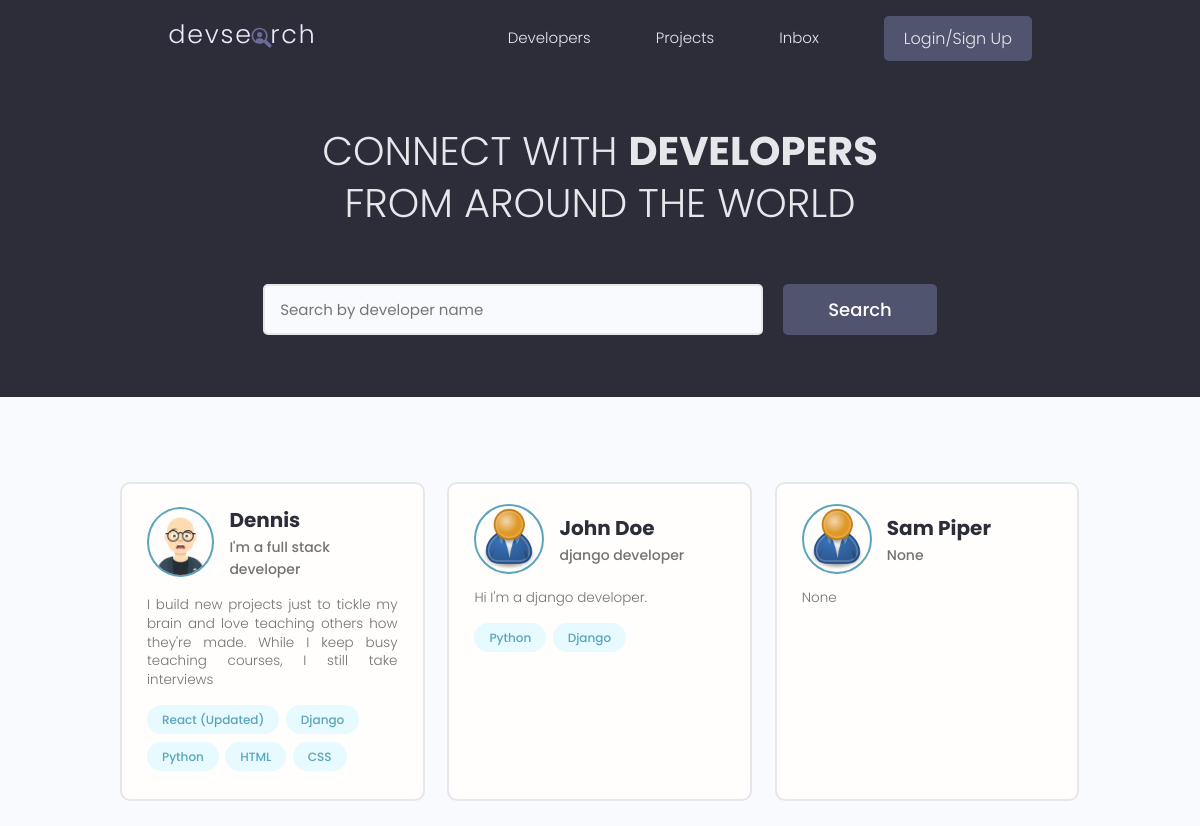
The page / on the database its author committed.
### users/models.py (models this page shows, shortened)
class Profile(models.Model):
    user = models.OneToOneField(User, on_delete=models.CASCADE, null=True, blank=True)
    name = models.CharField(max_length=200, blank=True, null=True)
    email = models.EmailField(max_length=500, blank=True, null=True)
    username = models.CharField(max_length=200, blank=True, null=True)
    location = models.CharField(max_length=200, blank=True, null=True)
    short_intro = models.CharField(max_length=200, blank=True, null=True)
    bio = models.TextField(blank=True, null=True)
    profile_image = models.ImageField(null=True, blank=True, upload_to='profiles/', default="profiles/user-default.png")
    social_github = models.CharField(max_length=200, blank=True, null=True)
    social_twitter = models.CharField(max_length=200, blank=True, null=True)
    social_linkedin = models.CharField(max_length=200, blank=True, null=True)
    social_youtube = models.CharField(max_length=200, blank=True, null=True)
    social_website = models.CharField(max_length=200, blank=True, null=True)
    created = models.DateTimeField(auto_now_add=True)
    id = models.UUIDField(default=uuid.uuid4, unique=True, primary_key=True, editable=False)
    class Meta:
        ordering = ['created']

class Skill(models.Model):
    owner = models.ForeignKey(Profile, on_delete=models.CASCADE, null=True, blank=True)
    name = models.CharField(max_length=200, blank=True, null=True)
    description = models.TextField(null=True, blank=True)
    created = models.DateTimeField(auto_now_add=True)
    id = models.UUIDField(default=uuid.uuid4, unique=True, primary_key=True, editable=False)
    def __str__(self):
        return str(self.name)

### users/views.py (the view)
# urls.py: path('', views.profiles, name="profiles"),
def profiles(request):
    profiles, search_query = searchProfiles(request)
    custom_range, profiles = paginateProfiles(request, profiles, 3)
    context = {'profiles':profiles, 'search_query': search_query, 'custom_range': custom_range}
    return render(request, 'users/profiles.html', context)

### users/utils.py (called while the page is built)
def paginateProfiles(request, profiles, results):
    page = request.GET.get('page')
    paginator = Paginator(profiles, results)
    try:
        profiles = paginator.page(page)
    except PageNotAnInteger: #처음 들어왔을 때 파라미터가 없어서 나는 에러
        page = 1
        profiles = paginator.page(page) #1로 셋팅
    except EmptyPage: #페이지수 10000을 넣었을 때 뜨는 에러
        page = paginator.num_pages #페이지 총수
        profiles = paginator.page(page)
    leftIndex = (int(page) - 4)
    if leftIndex <1 :
        leftIndex = 1
    rightIndex = (int(page) + 5)
    if rightIndex > paginator.num_pages:
        rightIndex = paginator.num_pages +1
    custom_range = range(leftIndex, rightIndex) #페이지바 갯수 설정가능
    return custom_range, profiles

def searchProfiles(request):
    search_query = ''
    if request.GET.get('search_query'):
        search_query = request.GET.get('search_query')
    skills = Skill.objects.filter(name__icontains=search_query)
    profiles = Profile.objects.distinct().filter(
        Q(name__icontains=search_query) |
        Q(short_intro__icontains=search_query) |
        Q(skill__in=skills))
    return profiles, search_query

### users/templates/users/profiles.html (shortened to what this page needs)
{% extends 'main.html' %}
{% block content %}
<main class="home">
    <section class="hero-section text-center">
      <div class="container container--narrow">
        <div class="hero-section__box">
          <h2>CONNECT WITH <span>DEVELOPERS</span></h2>
          <h2>FROM AROUND THE WORLD</h2>
        </div>
        <div class="hero-section__search">
          <form class="form" action="{% url 'profiles' %}" method="get">
            <div class="form__field">
              <input class="input input--text" id="formInput#search" type="text" name="search_query"
                value="{{search_query}}" placeholder="Search by developer name" />
            </div>
            <input class="btn btn--sub btn--lg" type="submit" value="Search" />
          </form>
        </div>
      </div>
    </section>
    <section class="devlist">
      <div class="container">
        <div class="grid grid--three">
            {% for profile in profiles %}
            <div class="column card">
            <div class="dev">
              <a href="{% url 'user-profile' profile.id %}" class="card__body">
                <div class="dev__profile">
                  <img class="avatar avatar--md" src="{{ profile.profile_image.url }}" alt="image" />
                  <div class="dev__meta">
                    <h3>{{profile.name}}</h3>
                    <h5>{{profile.short_intro|slice:"60"}}</h5>
                  </div>
                </div>
                <p class="dev__info">
                 {{profile.bio|slice:"150"}}
                </p>
                <div class="dev__skills">
                {% for skill in profile.skill_set.all|slice:"5" %}
                  <span class="tag tag--pill tag--main">
                    <small>{{skill}}</small>
                  </span>
                {% endfor %}
                </div>
              </a>
            </div>
          </div>
          {% endfor %}
        </div>
      </div>
    </section>
  </main>
{% endblock content %}

### static/styles/app.css (style rules this page uses)
:root { --color-sub: #2d2d39; }
.btn--sub { background-color: var(--color-sub-light); }
.card { border: 2px solid var(--color-light); }
img { width: 100%; }
.hero-section { height: 40vh; display: flex; align-items: center; background-color: var(--color-sub); }
.hero-section__box { margin-bottom: 4rem; }
.hero-section__box > h2, .hero-section__box > h2 > span { font-size: 4rem; color: var(--color-light); line-height: 1.3; text-transform: uppercase; }
.hero-section__box > h2 { font-weight: 300; }
.hero-section__box > h2 > span { font-weight: 700; }
.hero-section__search > .form { display: flex; align-items: center; justify-content: center; gap: 2rem; }
.hero-section__search > .form input.input--text { width: 50rem; }
.devlist { margin-top: 8rem; }
.devlist .grid { align-items: stretch; }
.devlist .dev .dev__profile { display: flex; align-items: center; gap: 1.5rem; }
.devlist .dev .dev__meta h3 { color: var(--color-sub); font-size: 2rem; font-weight: 700; }
.devlist .dev .dev__meta h5 { color: var(--color-text); font-size: 1.4rem; font-weight: 500; }
.devlist .dev .dev__info { margin: 1.5rem 0; font-size: 1.35rem; line-height: 1.4; text-align: justify; }

### static/uikit/styles/modules/_variables.css (style rules this page uses)
:root { --color-main: #5aa5b9; --color-main-light: #e6faff; --color-sub: #3f4156; --color-sub-light: #51546e; --color-sub-lighter: #ededfd; --color-text: #737373; --color-gray: #8b8b8b; --color-light: #e5e7eb; --color-light-gray: #767676; --color-bg: #f8fafd; --color-white: #fffefd; --color-white-light: #f3f3f3; --color-success: #359e64; --color-success-bg: #def8e8; --color-error: #fc4b0b; --color-error-bg: #fff2ee; --font-base: 'Poppins', arial, helvetica, 'Segoe UI', roboto, ubuntu, sans-serif; --font-monospace: 'Fira Code', 'Courier New', courier, monospace; --font-regular: 300; --font-medium: 500; --font-bold: 700; --generic-shadow: 1px 1px 5px #00000010; --generic-transition: all 0.3s ease-in-out; }

### static/uikit/styles/modules/_base.css (style rules this page uses)
* { margin: 0; padding: 0; box-sizing: border-box; text-rendering: optimizeLegibility; color: inherit; font-size: inherit; }
html { font-size: 50%; }
@media only screen and (min-width: 480px) { html { font-size: 56.25%; } }
@media only screen and (min-width: 1200px) { html { font-size: 62.5%; } }
body { line-height: 1.6; font-weight: 400; font-size: 1.5rem; color: var(--color-text); background-color: var(--color-bg); min-height: 100vh; }

### static/uikit/styles/modules/_typography.css (style rules this page uses)
* { font-family: var(--font-base); }
h2 { font-size: 3.6rem; font-weight: var(--font-bold); }
h3 { font-size: 3.2rem; font-weight: var(--font-medium); }
h5 { font-size: 2.4rem; font-weight: var(--font-medium); }
h5, h6 { font-weight: var(--font-regular); }
p, span, strong { font-size: 1.6rem; color: var(--color-text); font-weight: var(--font-regular); }
a { padding-bottom: 2px; text-decoration: none; display: inline-block; color: var(--color-main); font-weight: var(--font-medium); }

### static/uikit/styles/modules/_utilities.css (style rules this page uses)
.container { width: 92%; max-width: 165rem; margin: 0 auto; box-sizing: border-box; }
.container--narrow { width: 92%; max-width: 120rem; }
@media screen and (min-width: 1000px) { .container { width: 90%; } }
@media screen and (min-width: 1000px) { .container--narrow { width: 85%; } }
@media screen and (min-width: 1200px) { .container { width: 80%; } }
@media screen and (min-width: 1200px) { .container--narrow { width: 72%; } }
.text-center { text-align: center; }

### static/uikit/styles/modules/_avatar.css (style rules this page uses)
.avatar { border-radius: 50%; border: 2px solid var(--color-main); object-fit: cover; }
.avatar--md { height: 7rem; width: 7rem; }

### static/uikit/styles/modules/_button.css (style rules this page uses)
.btn { display: inline-block; position: relative; cursor: pointer; background-color: var(--color-light); font-weight: var(--font-medium); color: var(--color-sub); text-decoration: none; padding: 1rem 2rem; border-radius: 0.5rem; border: none; width: -webkit-fit-content; width: -moz-fit-content; width: fit-content; height: -webkit-fit-content; height: -moz-fit-content; height: fit-content; font-size: 1.6rem; outline-width: 0; outline-color: transparent; -webkit-backface-visibility: hidden; backface-visibility: hidden; transition: all 0.3s ease-in-out; }
.btn--sub { background-color: var(--color-sub); color: var(--color-white); }
.btn--lg { font-size: 1.8rem; padding: 1.2rem 4.5rem; }

### static/uikit/styles/modules/_card.css (style rules this page uses)
.card { border-radius: 1rem; background-color: var(--color-white); border: 1.5px solid var(--color-light); width: auto; height: auto; margin-top: 0.5rem; margin-bottom: 0.5rem; overflow: hidden; }
.card__body, .card__header { padding: 2rem 2.5rem; }

### rows shown on the page
Profile: profile_image (picture), name "Dennis", short_intro "I'm a full stack developer", bio "I build new projects just to tickle my brain and love teaching others how they're made. While I keep busy teaching courses, I still take interviews"
Skill: name "React (Updated)"
Skill: name "Django"
Skill: name "Python"
Skill: name "HTML"
Skill: name "CSS"
Profile: profile_image (placeholder picture), name "John Doe", short_intro "django developer", bio "Hi I'm a django developer."
Skill: name "Python"
Skill: name "Django"
Profile: profile_image (placeholder picture), name "Sam Piper", short_intro "None", bio "None"
